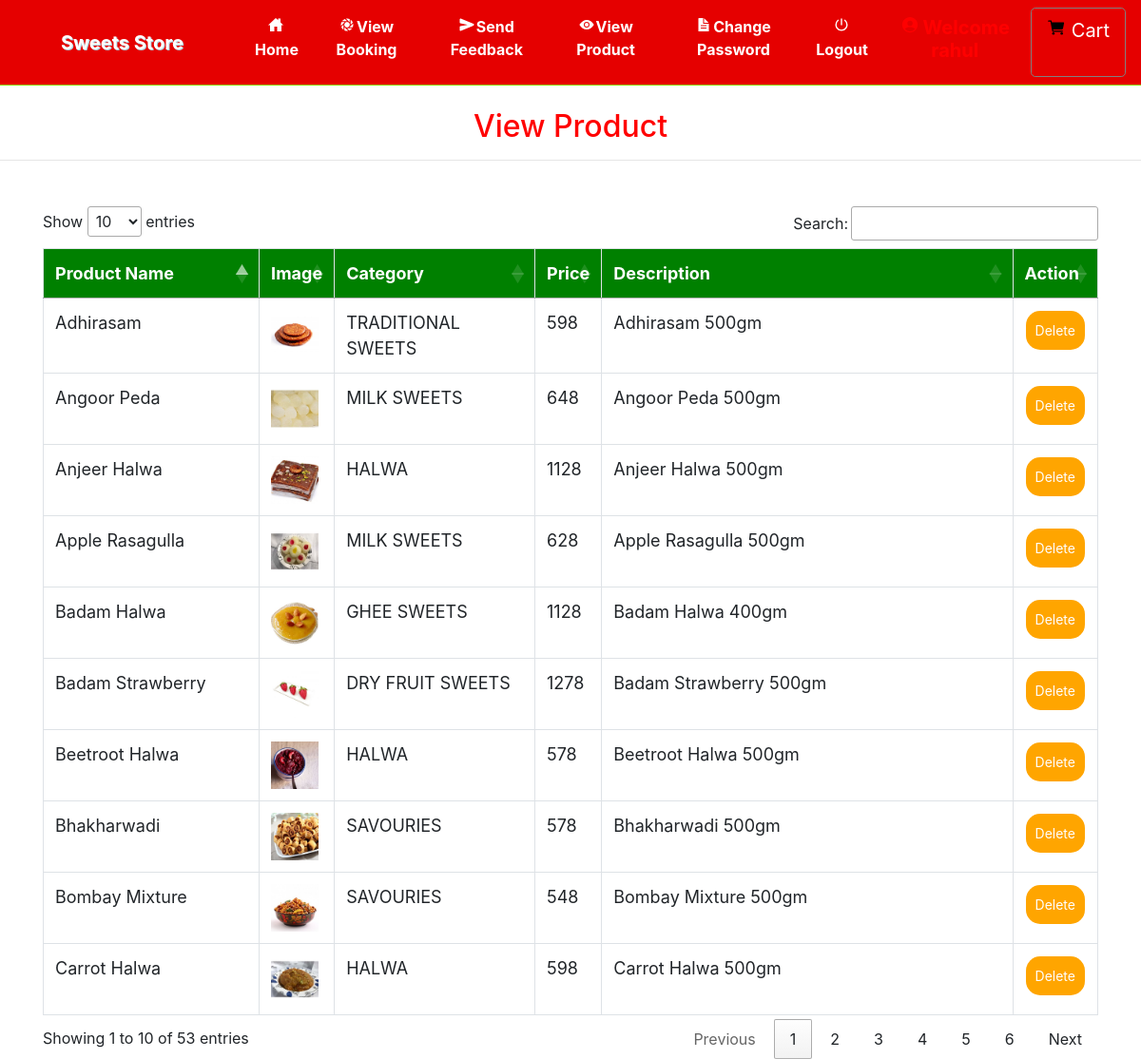
Page /admin_view_product (signed in) on the committed database.
### grocery/models.py (models this page shows, shortened)
class Product(models.Model):
    category = models.ForeignKey(Category, on_delete=models.CASCADE, null=True)
    image = models.FileField(null=True)
    name = models.CharField(max_length=30, null=True)
    price = models.IntegerField(null=True)
    desc = models.TextField(null=True)

class Category(models.Model):
    name = models.CharField(max_length=30, null=True)

### grocery/views.py (the view)
# urls.py: path('admin_view_product', Admin_View_product, name='admin_view_product'),
def Admin_View_product(request):
    if not request.user.is_authenticated:
        return redirect('login_admin')
    pro = Product.objects.all()
    d = {'pro':pro}
    return render(request,'admin_view_product.html',d)

### grocery/templates/admin_view_product.html (shortened to what this page needs)
{% extends 'navigation.html' %}
{% block body %}
<center><h2 style="color:red;margin-top:2%">View Product</h2></center><hr>
 <div class="container" style="margin-top:4%">
<table class="table table-bordered" id="myTable">
  <thead>
  <tr>
    <th>Product Name</th>
    <th>Image</th>
      <th> Category</th>
    <th>Price</th>
       <th> Description</th>
    <th>Action</th>
  </tr>
  </thead>
   <tbody>
    {% for i in pro %}
  <tr>
    <td>{{i.name}}</td>
    <td><img src="{{i.image.url}}" style="width:50px;height:50px"></td>
      <td>{{i.category.name}}</td>
      <td>{{i.price}}</td>
      <td>{{i.desc}}</td>
    <td><a href="{% url 'delete_product' i.id %}" onclick="return confirm('Are you sure?')"><button class="button button1">Delete</button></a></td>
  </tr>
    {% endfor %}
    </tbody>
</table>
 </div>
{% endblock %}

### grocery/templates/navigation.html (style rules this page uses)
* { box-sizing: border-box; }
#myTable { border-collapse: collapse; width: 100%; border: 1px solid #ddd; font-size: 18px; }
#myTable th { text-align: left; padding: 12px; background-color: green; color: white; }
#myTable td { text-align: left; padding: 12px; background-color: white; }
#myTable tr { border-bottom: 1px solid #ddd; }
.button { background-color: orange; border: none; color: white; padding: 10px; text-align: center; text-decoration: none; display: inline-block; font-size: 14px; margin: 1px 1px; cursor: pointer; }
.button1 { border-radius: 15px; }

### rows in the picture
Product: name "Badam Halwa", image (picture), category.name "GHEE SWEETS", price "1128", desc "Badam Halwa 400gm"
Product: name "Badam Strawberry", image (picture), category.name "DRY FRUIT SWEETS", price "1278", desc "Badam Strawberry 500gm"
Product: name "Apple Rasagulla", image (picture), category.name "MILK SWEETS", price "628", desc "Apple Rasagulla 500gm"
Product: name "Angoor Peda", image (picture), category.name "MILK SWEETS", price "648", desc "Angoor Peda 500gm"
Product: name "Anjeer Halwa", image (picture), category.name "HALWA", price "1128", desc "Anjeer Halwa 500gm"
Product: name "Beetroot Halwa", image (picture), category.name "HALWA", price "578", desc "Beetroot Halwa 500gm"
Product: name "Carrot Halwa", image (picture), category.name "HALWA", price "598", desc "Carrot Halwa 500gm"
Product: name "Bombay Mixture", image (picture), category.name "SAVOURIES", price "548", desc "Bombay Mixture 500gm"
Product: name "Bhakharwadi", image (picture), category.name "SAVOURIES", price "578", desc "Bhakharwadi 500gm"
Product: name "Adhirasam", image (picture), category.name "TRADITIONAL SWEETS", price "598", desc "Adhirasam 500gm"
